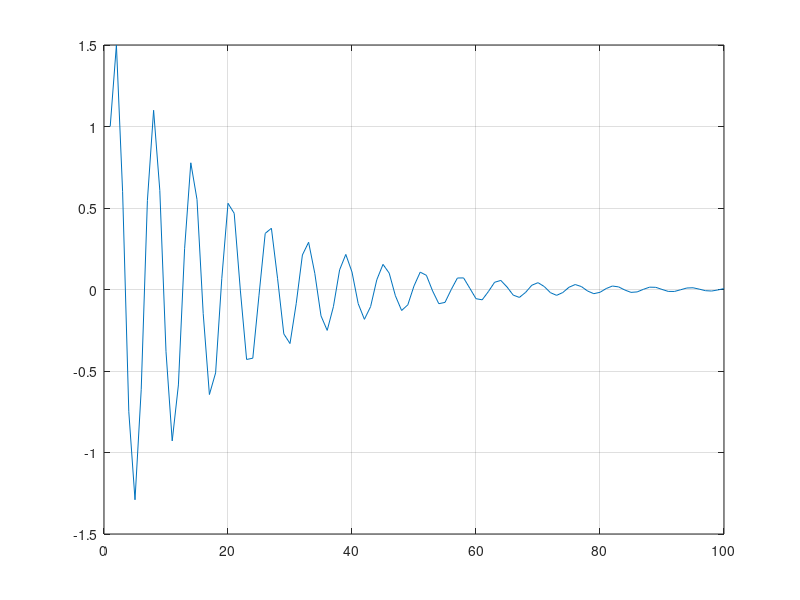

Here is the MATLAB script that generated this plot:
%
% EXERCISE_2_5.M
%

N = 100;

% define filter
b0 = 1;
b1 = 0.5;
a1 = 1;
a2 = -0.9;

% define the input
x = zeros(N,1);
x(1) = 1;

% define "filter memory"
% assume filter is causal (i.e. memory = 0 at the start)
xnm1 = 0;
ynm1 = 0;
ynm2 = 0;

% calculate the output
for n = 1:N,
    
    y(n) = b0*x(n) + b1*xnm1 + a1*ynm1 + a2*ynm2;
    
    % update filter memory
    % NB: COMMON MISTAKE IS TO FORGET THIS !!
    xnm1 = x(n);
    ynm2 = ynm1;
    ynm1 = y(n);
    
end;

% plot
%stem(y); grid on;
plot(y); grid on;
